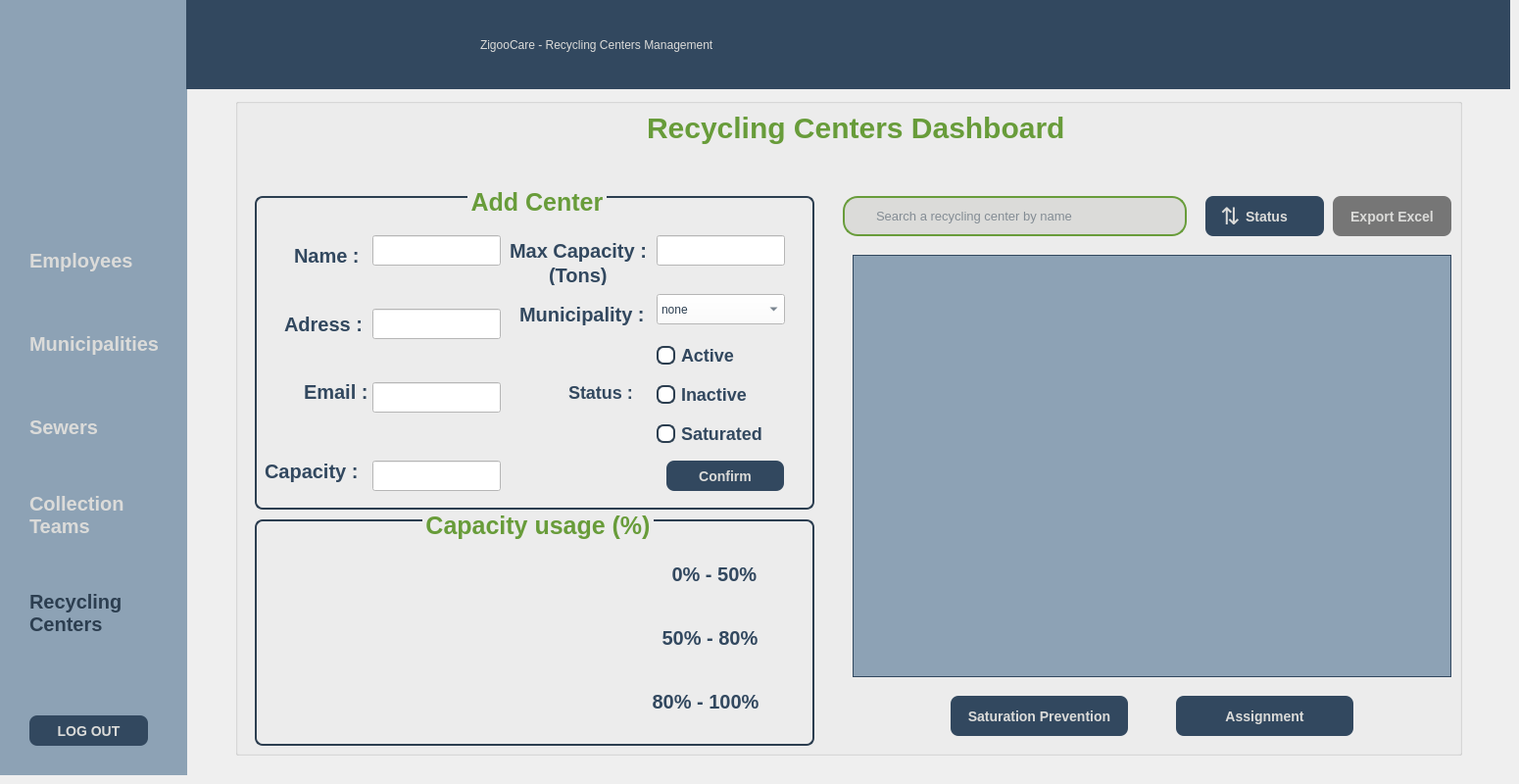
      <widget class="QWidget" name="page_1_r">
       <widget class="QWidget" name="widget_sidebar_r1" native="true">
        <property name="geometry">
         <rect>
          <x>0</x>
          <y>0</y>
          <width>191</width>
          <height>791</height>
         </rect>
        </property>
        <property name="styleSheet">
         <string notr="true">background-color: #8DA2B5;</string>
        </property>
        <widget class="QPushButton" name="pushButton_logout_r1">
         <property name="geometry">
          <rect>
           <x>30</x>
           <y>730</y>
           <width>121</width>
           <height>31</height>
          </rect>
         </property>
         <property name="styleSheet">
          <string notr="true">QPushButton {
	background-color: #32485F;
    color: #DBDBD9;
    font-size: 14px;
    font-weight: bold;
    border: none;
    border-radius: 8px;             
    padding: 8px 16px;
}

QPushButton:hover {
    
	background-color: rgb(163, 0, 3);
}

QPushButton:pressed {
    background-color: rgb(163, 0, 3);   
}

QPushButton:disabled {
    background-color: #BDBDBD;     
    color: #757575;
}
</string>
         </property>
         <property name="text">
          <string>LOG OUT</string>
         </property>
        </widget>
        <widget class="QLabel" name="label_image_r1">
         <property name="geometry">
          <rect>
           <x>20</x>
           <y>40</y>
           <width>151</width>
           <height>151</height>
          </rect>
         </property>
         <property name="text">
          <string/>
         </property>
         <property name="pixmap">
          <pixmap resource="resources.qrc">:/images/logo_untitled.png</pixmap>
         </property>
         <property name="scaledContents">
          <bool>true</bool>
         </property>
        </widget>
        <widget class="QPushButton" name="pushButton_employeem_r1">
         <property name="geometry">
          <rect>
           <x>30</x>
           <y>250</y>
           <width>111</width>
           <height>31</height>
          </rect>
         </property>
         <property name="styleSheet">
          <string notr="true">QPushButton {
    background-color: transparent;
    border: none;
    font-weight: bold;
    color: #DBDBD9;
	text-align:left;
	font-size:20px;
}

QPushButton:hover {
    color: #2c3e50;
}

</string>
         </property>
         <property name="text">
          <string>Employees</string>
         </property>
        </widget>
        <widget class="QPushButton" name="pushButton_municipalitiesm_r1">
         <property name="geometry">
          <rect>
           <x>30</x>
           <y>330</y>
           <width>141</width>
           <height>41</height>
          </rect>
         </property>
         <property name="styleSheet">
          <string notr="true">QPushButton {
    background-color: transparent;
    border: none;
    font-weight: bold;
    color: #DBDBD9;
	text-align:left;
	font-size:20px;
}

QPushButton:hover {
    color: #2c3e50;
}

</string>
         </property>
         <property name="text">
          <string>Municipalities  </string>
         </property>
        </widget>
        <widget class="QPushButton" name="pushButton_sewersm_r1">
         <property name="geometry">
          <rect>
           <x>30</x>
           <y>420</y>
           <width>81</width>
           <height>31</height>
          </rect>
         </property>
         <property name="styleSheet">
          <string notr="true">QPushButton {
    background-color: transparent;
    border: none;
    font-weight: bold;
    color: #DBDBD9;
	text-align:left;
	font-size:20px;
}

QPushButton:hover {
    color: #2c3e50;
}

</string>
         </property>
         <property name="text">
          <string>Sewers</string>
         </property>
        </widget>
        <widget class="QPushButton" name="pushButton_collectiontm_r1">
         <property name="geometry">
          <rect>
           <x>30</x>
           <y>500</y>
           <width>101</width>
           <height>51</height>
          </rect>
         </property>
         <property name="styleSheet">
          <string notr="true">QPushButton {
    background-color: transparent;
    border: none;
    font-weight: bold;
    color: #DBDBD9;
	text-align:left;
	font-size:20px;
}

QPushButton:hover {
    color: #2c3e50;
}

</string>
         </property>
         <property name="text">
          <string>Collection
Teams</string>
         </property>
        </widget>
        <widget class="QPushButton" name="pushButton_rcentersm_r1">
         <property name="geometry">
          <rect>
           <x>30</x>
           <y>600</y>
           <width>101</width>
           <height>51</height>
          </rect>
         </property>
         <property name="styleSheet">
          <string notr="true">QPushButton {
    background-color: transparent;
    border: none;
    font-weight: bold;
    color: #2c3e50;
	text-align:left;
	font-size:20px;
}</string>
         </property>
         <property name="text">
          <string>Recycling
Centers  </string>
         </property>
        </widget>
       </widget>
       <widget class="QWidget" name="widget_module_r1" native="true">
        <property name="geometry">
         <rect>
          <x>190</x>
          <y>0</y>
          <width>1351</width>
          <height>91</height>
         </rect>
        </property>
        <property name="styleSheet">
         <string notr="true">background-color: #32485F;</string>
        </property>
        <widget class="QLabel" name="label_module_r1">
         <property name="geometry">
          <rect>
           <x>300</x>
           <y>10</y>
           <width>931</width>
           <height>71</height>
          </rect>
         </property>
         <property name="styleSheet">
          <string notr="true">font: 700 25pt;
color: rgb(219, 219, 217);</string>
         </property>
         <property name="text">
          <string>ZigooCare - Recycling Centers Management</string>
         </property>
        </widget>
       </widget>
       <widget class="QGroupBox" name="groupBox_main_r1">
        <property name="geometry">
         <rect>
          <x>240</x>
          <y>100</y>
          <width>1252</width>
          <height>671</height>
         </rect>
        </property>
        <property name="styleSheet">
         <string notr="true">  background-color: #99DBDBD9;
QGroupBox {
    border: 2px solid ;
    border-radius: 8px;
    margin-top: 10px;
	border-color: #2c3e50;
}
</string>
        </property>
        <property name="title">
         <string/>
        </property>
        <widget class="QLabel" name="label_titre_r1">
         <property name="geometry">
          <rect>
           <x>420</x>
           <y>10</y>
           <width>431</width>
           <height>41</height>
          </rect>
         </property>
         <property name="styleSheet">
          <string notr="true">color: rgb(104, 156, 58);
font:bold;
font-size:30px;
background-color: transparent;</string>
         </property>
         <property name="text">
          <string>Recycling Centers Dashboard</string>
         </property>
        </widget>
        <widget class="QPushButton" name="pushButton_export_r1">
         <property name="geometry">
          <rect>
           <x>1120</x>
           <y>100</y>
           <width>121</width>
           <height>41</height>
          </rect>
         </property>
         <property name="styleSheet">
          <string notr="true">QPushButton {
    background-color: rgb(118, 118, 118);      
    color: #DBDBD9;
    font-size: 14px;
    font-weight: bold;
    border: none;
    border-radius: 8px;             
    padding: 8px 16px;
}

QPushButton:hover {
    
	background-color: rgb(53, 53, 53);
}

QPushButton:pressed {
    background-color: #2E7D32;      
}

QPushButton:disabled {
    background-color: #BDBDBD;      
    color: #757575;
}
</string>
         </property>
         <property name="text">
          <string>Export Excel</string>
         </property>
        </widget>
        <widget class="QLineEdit" name="lineEdit_search_r1">
         <property name="geometry">
          <rect>
           <x>620</x>
           <y>100</y>
           <width>351</width>
           <height>41</height>
          </rect>
         </property>
         <property name="styleSheet">
          <string notr="true">QLineEdit {
    border: 2px solid #689C3A;
    border-radius: 15px;
    padding: 6px 30px 6px 30px;       
    color: #2c3e50;
    font-size: 10pt;
    background-position: right center;
    background-repeat: no-repeat;
background-color: rgb(219, 219, 217);
}

QLineEdit::placeholder {
    color: #95a5a6;
    font-style: italic;
}
</string>
         </property>
         <property name="placeholderText">
          <string>Search a recycling center by name</string>
         </property>
        </widget>
        <widget class="QGroupBox" name="groupBox_addedit_r1">
         <property name="geometry">
          <rect>
           <x>20</x>
           <y>90</y>
           <width>571</width>
           <height>330</height>
          </rect>
         </property>
         <property name="styleSheet">
          <string notr="true">QGroupBox {
	background-color: transparent;
	color: rgb(104, 156, 58);
	font:bold;
	font-size:25px;
    border: 2px solid #2c3e50;
    border-radius: 8px;
    margin-top: 10px;
}</string>
         </property>
         <property name="title">
          <string>Add Center</string>
         </property>
         <property name="alignment">
          <set>Qt::AlignmentFlag::AlignCenter</set>
         </property>
         <widget class="QLabel" name="label_capacity_r1">
          <property name="geometry">
           <rect>
            <x>10</x>
            <y>270</y>
            <width>101</width>
            <height>41</height>
           </rect>
          </property>
          <property name="styleSheet">
           <string notr="true">color: #32485F;
font:bold;
font-size:20px;
background-color:transparent;</string>
          </property>
          <property name="text">
           <string>Capacity : </string>
          </property>
         </widget>
         <widget class="QLineEdit" name="lineEdit_name_r1">
          <property name="geometry">
           <rect>
            <x>120</x>
            <y>50</y>
            <width>131</width>
            <height>31</height>
           </rect>
          </property>
          <property name="styleSheet">
           <string notr="true">font-size:12px;
font-weight: normal;    
color: #2c3e50;
background-color: white;</string>
          </property>
         </widget>
         <widget class="QRadioButton" name="radioButton_saturated_r1">
          <property name="geometry">
           <rect>
            <x>410</x>
            <y>240</y>
            <width>111</width>
            <height>25</height>
           </rect>
          </property>
          <property name="styleSheet">
           <string notr="true">
QRadioButton {
    color:#32485F;
font:bold;
font-size:18px;
background-color:transparent;
}
QRadioButton::indicator {
    width: 15px;         
    height: 15px;
    border-radius: 7px;    
    border: 2px solid #2c3e50; 
    background-color: white;    
}

QRadioButton::indicator:checked {
    background-color: #2c3e50; 
}</string>
          </property>
          <property name="text">
           <string>Saturated</string>
          </property>
         </widget>
         <widget class="QLabel" name="label_status_r1">
          <property name="geometry">
           <rect>
            <x>320</x>
            <y>200</y>
            <width>81</width>
            <height>20</height>
           </rect>
          </property>
          <property name="styleSheet">
           <string notr="true">color: #32485F;
font:bold;
font-size:18px;
background-color:transparent;</string>
          </property>
          <property name="text">
           <string>Status : </string>
          </property>
         </widget>
         <widget class="QLabel" name="label_adress_r1">
          <property name="geometry">
           <rect>
            <x>30</x>
            <y>120</y>
            <width>81</width>
            <height>41</height>
           </rect>
          </property>
          <property name="styleSheet">
           <string notr="true">color: #32485F;
font:bold;
font-size:20px;
background-color:transparent;</string>
          </property>
          <property name="text">
           <string>Adress : </string>
          </property>
         </widget>
         <widget class="QLabel" name="label_maxc3_r1">
          <property name="geometry">
           <rect>
            <x>300</x>
            <y>80</y>
            <width>63</width>
            <height>21</height>
           </rect>
          </property>
          <property name="styleSheet">
           <string notr="true">color:#32485F;
font:bold;
font-size:20px;
background-color:transparent;</string>
          </property>
          <property name="text">
           <string>(Tons)</string>
          </property>
         </widget>
         <widget class="QLineEdit" name="lineEdit_adress_r1">
          <property name="geometry">
           <rect>
            <x>120</x>
            <y>125</y>
            <width>131</width>
            <height>31</height>
           </rect>
          </property>
          <property name="styleSheet">
           <string notr="true">font-size:12px;
font-weight: normal;    
color: #2c3e50;
background-color: white;</string>
          </property>
          <property name="text">
           <string/>
          </property>
         </widget>
         <widget class="QLineEdit" name="lineEdit_mawc_r1">
          <property name="geometry">
           <rect>
            <x>410</x>
            <y>50</y>
            <width>131</width>
            <height>31</height>
           </rect>
          </property>
          <property name="styleSheet">
           <string notr="true">font-size:12px;
font-weight: normal;    
color: #2c3e50;
background-color: white;</string>
          </property>
         </widget>
         <widget class="QLineEdit" name="lineEdit_email_r1">
          <property name="geometry">
           <rect>
            <x>120</x>
            <y>200</y>
            <width>131</width>
            <height>31</height>
           </rect>
          </property>
          <property name="styleSheet">
           <string notr="true">font-size:12px;
font-weight: normal;    
color: #2c3e50;
background-color: white;</string>
          </property>
          <property name="text">
           <string/>
          </property>
         </widget>
         <widget class="QLabel" name="label_name_r1">
          <property name="geometry">
           <rect>
            <x>40</x>
            <y>50</y>
            <width>81</width>
            <height>41</height>
           </rect>
          </property>
          <property name="styleSheet">
           <string notr="true">color: #32485F;
font:bold;
font-size:20px;
background-color:transparent;</string>
          </property>
          <property name="text">
           <string>Name : </string>
          </property>
         </widget>
         <widget class="QPushButton" name="pushButton_confirm_r1">
          <property name="geometry">
           <rect>
            <x>420</x>
            <y>280</y>
            <width>120</width>
            <height>31</height>
           </rect>
          </property>
          <property name="styleSheet">
           <string notr="true">QPushButton {
    background-color: #32485F;     
    color: #DBDBD9;
    font-size: 14px;
    font-weight: bold;
    border: none;
    border-radius: 8px;             
    padding: 8px 16px;
}

QPushButton:hover {
    background-color: #43A047;      /* vert plus foncé au survol */
}

QPushButton:pressed {
          /* vert foncé au clic */
	background-color: rgb(2, 111, 2);
}

QPushButton:disabled {
    background-color: #BDBDBD;      /* gris si désactivé */
    color: #757575;
}
</string>
          </property>
          <property name="text">
           <string>Confirm</string>
          </property>
         </widget>
         <widget class="QLineEdit" name="lineEdit_capacity_r1">
          <property name="geometry">
           <rect>
            <x>120</x>
            <y>280</y>
            <width>131</width>
            <height>31</height>
           </rect>
          </property>
          <property name="styleSheet">
           <string notr="true">font-size:12px;
font-weight: normal;    
color: #2c3e50;
background-color: white;</string>
          </property>
         </widget>
         <widget class="QLabel" name="label_maxc2_r1">
          <property name="geometry">
           <rect>
            <x>260</x>
            <y>50</y>
            <width>151</width>
            <height>31</height>
           </rect>
          </property>
          <property name="styleSheet">
           <string notr="true">color: #32485F;
font:bold;
font-size:20px;
background-color:transparent;</string>
          </property>
          <property name="text">
           <string>Max Capacity : </string>
          </property>
         </widget>
         <widget class="QLabel" name="label_email_r1">
          <property name="geometry">
           <rect>
            <x>50</x>
            <y>200</y>
            <width>81</width>
            <height>20</height>
           </rect>
          </property>
          <property name="styleSheet">
           <string notr="true">color: #32485F;
font:bold;
font-size:20px;
background-color:transparent;</string>
          </property>
          <property name="text">
           <string>Email : </string>
          </property>
         </widget>
         <widget class="QRadioButton" name="radioButton_inactive_r1">
          <property name="geometry">
           <rect>
            <x>410</x>
            <y>200</y>
            <width>111</width>
            <height>25</height>
           </rect>
          </property>
          <property name="styleSheet">
           <string notr="true">
QRadioButton {
    color:#32485F;
font:bold;
font-size:18px;
background-color:transparent;
}
QRadioButton::indicator {
    width: 15px;         
    height: 15px;
    border-radius: 7px;    
    border: 2px solid #2c3e50; 
    background-color: white;    
}

QRadioButton::indicator:checked {
    background-color: #2c3e50; 
}</string>
          </property>
          <property name="text">
           <string>Inactive</string>
          </property>
         </widget>
         <widget class="QRadioButton" name="radioButton_active_r1">
          <property name="geometry">
           <rect>
            <x>410</x>
            <y>160</y>
            <width>111</width>
            <height>25</height>
           </rect>
          </property>
          <property name="styleSheet">
           <string notr="true">
QRadioButton {
    color:#32485F;
font:bold;
font-size:18px;
background-color:transparent;
}
QRadioButton::indicator {
    width: 15px;         
    height: 15px;
    border-radius: 7px;    
    border: 2px solid #2c3e50; 
    background-color: white;    
}

QRadioButton::indicator:checked {
    background-color: #2c3e50; 
}</string>
          </property>
          <property name="text">
           <string>Active</string>
          </property>
         </widget>
         <widget class="QLabel" name="label_municipality_r1">
          <property name="geometry">
           <rect>
            <x>270</x>
            <y>110</y>
            <width>141</width>
            <height>41</height>
           </rect>
          </property>
          <property name="styleSheet">
           <string notr="true">color: #32485F;
font:bold;
font-size:20px;
background-color:transparent;</string>
          </property>
          <property name="text">
           <string>Municipality :</string>
          </property>
         </widget>
         <widget class="QComboBox" name="comboBox_municialityname_r1">
          <property name="geometry">
           <rect>
            <x>410</x>
            <y>110</y>
            <width>131</width>
            <height>31</height>
           </rect>
          </property>
          <property name="styleSheet">
           <string notr="true">font-size:12px;
font-weight: normal;    
color: #2c3e50;
background-color: white;</string>
          </property>
          <item>
           <property name="text">
            <string>none</string>
           </property>
          </item>
          <item>
           <property name="text">
            <string>1</string>
           </property>
          </item>
         </widget>
        </widget>
        <widget class="QPushButton" name="pushButton_saturation_r1">
         <property name="geometry">
          <rect>
           <x>730</x>
           <y>610</y>
           <width>181</width>
           <height>41</height>
          </rect>
         </property>
         <property name="styleSheet">
          <string notr="true">QPushButton {
    background-color: #32485F;     
    color: #DBDBD9;
    font-size: 14px;
    font-weight: bold;
    border: none;
    border-radius: 8px;             
    padding: 8px 16px;
}

QPushButton:hover {
    background-color: #018ADA;
}

QPushButton:pressed {
	background-color: #2c3e50;
}

QPushButton:disabled {
    background-color: #BDBDBD;
    color: #757575;
}
</string>
         </property>
         <property name="text">
          <string>Saturation Prevention</string>
         </property>
        </widget>
        <widget class="QPushButton" name="pushButton_emails_r1">
         <property name="geometry">
          <rect>
           <x>960</x>
           <y>610</y>
           <width>181</width>
           <height>41</height>
          </rect>
         </property>
         <property name="styleSheet">
          <string notr="true">QPushButton {
    background-color: #32485F;     
    color: #DBDBD9;
    font-size: 14px;
    font-weight: bold;
    border: none;
    border-radius: 8px;             
    padding: 8px 16px;
}

QPushButton:hover {
    background-color: #018ADA;
}

QPushButton:pressed {
	background-color: #2c3e50;
}

QPushButton:disabled {
    background-color: #BDBDBD;
    color: #757575;
}
</string>
         </property>
         <property name="text">
          <string>Assignment</string>
         </property>
        </widget>
        <widget class="QPushButton" name="pushButton_tristatus_r1">
         <property name="geometry">
          <rect>
           <x>990</x>
           <y>100</y>
           <width>121</width>
           <height>41</height>
          </rect>
         </property>
         <property name="styleSheet">
          <string notr="true">QPushButton {
    background-color: #32485F;      
    color: #DBDBD9;
    font-size: 14px;
    font-weight: bold;
    border: none;
    border-radius: 8px;             
    padding: 8px 16px;
}

QPushButton:hover {
    
	background-color: #7F95A8;
}

QPushButton:pressed {
    background-color: #8DA2B5;      
}

QPushButton:disabled {
    background-color: #BDBDBD;      
    color: #757575;
}
</string>
         </property>
         <property name="text">
          <string> Status</string>
         </property>
        </widget>
        <widget class="QLabel" name="label_sorticone_r1">
         <property name="geometry">
          <rect>
           <x>1005</x>
           <y>110</y>
           <width>21</width>
           <height>20</height>
          </rect>
         </property>
         <property name="styleSheet">
          <string notr="true">font-size:24px;
background:transparent;
color:#DBDBD9;</string>
         </property>
         <property name="text">
          <string>⇅</string>
         </property>
        </widget>
        <widget class="QTableView" name="tableView_r1">
         <property name="geometry">
          <rect>
           <x>630</x>
           <y>160</y>
           <width>611</width>
           <height>431</height>
          </rect>
         </property>
         <property name="styleSheet">
          <string notr="true">QTableView {
    background-color: #8DA2B5;
	alternate-background-color: #7F95A8;
    gridline-color: #32485F;
    border: 1px solid #32485F;
    color: #32485F;
    selection-background-color: #018ADA;
    selection-color: white;
}

QTableView::item {
    padding: 6px;
    border: none;
}

QTableView::item:hover {
    background-color: rgba(1, 138, 218, 0.15);
}

QTableView::item:selected {
    background-color: #018ADA;
    color: white;
}

QHeaderView::section {
    background-color: #32485F;
    color: white;
    padding: 6px;
    border: 1px solid #32485F;
    font-weight: bold;
}

QHeaderView::section:checked {
    background-color: #018ADA;
}

QScrollBar:vertical {
    background: #8DA2B5;
    width: 10px;
}

QScrollBar::handle:vertical {
    background: #32485F;
    border-radius: 4px;
}

QScrollBar::handle:vertical:hover {
    background: #018ADA;
} 
QScrollBar::handle:horizental {
    background: #32485F;
    border-radius: 4px;
}

QScrollBar::handle:horizental:hover {
    background: #018ADA;
} 
</string>
         </property>
         <property name="selectionMode">
          <enum>QAbstractItemView::SelectionMode::SingleSelection</enum>
         </property>
         <property name="selectionBehavior">
          <enum>QAbstractItemView::SelectionBehavior::SelectRows</enum>
         </property>
        </widget>
        <widget class="QPushButton" name="pushButton_deselect_r1">
         <property name="geometry">
          <rect>
           <x>632</x>
           <y>165</y>
           <width>28</width>
           <height>28</height>
          </rect>
         </property>
         <property name="styleSheet">
          <string notr="true">QPushButton {
	background-color: #32485F;
	background-color: transparent;
    color: #DBDBD9;
    font-size: 25px;
    font-weight: bold;
    border: none;
    border-radius: 8px;             
    padding: 8px 16px;
}

QPushButton:hover {
    
	background-color: rgb(104, 156, 58);
}

QPushButton:pressed {
    background-color: rgb(104, 170, 58); 
}

QPushButton:disabled {
    background-color: #BDBDBD;     
    color: #757575;
}
</string>
         </property>
         <property name="text">
          <string/>
         </property>
         <property name="icon">
          <iconset theme="QIcon::ThemeIcon::ViewRestore"/>
         </property>
        </widget>
        <widget class="QGroupBox" name="groupBox_stats_r1">
         <property name="geometry">
          <rect>
           <x>20</x>
           <y>420</y>
           <width>571</width>
           <height>241</height>
          </rect>
         </property>
         <property name="styleSheet">
          <string notr="true">QGroupBox {
	background-color: transparent;
	color: rgb(104, 156, 58);
	font:bold;
	font-size:25px;
    border: 2px solid #2c3e50;
    border-radius: 8px;
    margin-top: 10px;
}</string>
         </property>
         <property name="title">
          <string>Capacity usage (%)</string>
         </property>
         <property name="alignment">
          <set>Qt::AlignmentFlag::AlignCenter</set>
         </property>
         <widget class="QLabel" name="label_pourcentage5080_r1">
          <property name="geometry">
           <rect>
            <x>410</x>
            <y>110</y>
            <width>151</width>
            <height>41</height>
           </rect>
          </property>
          <property name="styleSheet">
           <string notr="true">color: #32485F;
font:bold;
font-size:20px;
background-color:transparent;</string>
          </property>
          <property name="text">
           <string> 50% - 80% </string>
          </property>
         </widget>
         <widget class="QLabel" name="label_pourcentage80100_r1">
          <property name="geometry">
           <rect>
            <x>400</x>
            <y>180</y>
            <width>151</width>
            <height>31</height>
           </rect>
          </property>
          <property name="styleSheet">
           <string notr="true">color: #32485F;
font:bold;
font-size:20px;
background-color:transparent;</string>
          </property>
          <property name="text">
           <string> 80% - 100% </string>
          </property>
         </widget>
         <widget class="QLabel" name="label_rondstatistic_r1">
          <property name="geometry">
           <rect>
            <x>-30</x>
            <y>0</y>
            <width>411</width>
            <height>271</height>
           </rect>
          </property>
          <property name="styleSheet">
           <string notr="true">background-color: transparent;</string>
          </property>
          <property name="text">
           <string/>
          </property>
         </widget>
         <widget class="QLabel" name="label_coucentage050_r1">
          <property name="geometry">
           <rect>
            <x>420</x>
            <y>50</y>
            <width>131</width>
            <height>31</height>
           </rect>
          </property>
          <property name="styleSheet">
           <string notr="true">color: #32485F;
font:bold;
font-size:20px;
background-color:transparent;</string>
          </property>
          <property name="text">
           <string> 0% - 50% </string>
          </property>
         </widget>
         <widget class="QLabel" name="label_rond_vert_r1">
          <property name="geometry">
           <rect>
            <x>370</x>
            <y>50</y>
            <width>21</width>
            <height>31</height>
           </rect>
          </property>
          <property name="styleSheet">
           <string notr="true">background-color: transparent;</string>
          </property>
          <property name="text">
           <string/>
          </property>
          <property name="pixmap">
           <pixmap resource="resources.qrc">:/images/boule verte_r.png</pixmap>
          </property>
         </widget>
         <widget class="QLabel" name="label_rond_gris_r1">
          <property name="geometry">
           <rect>
            <x>370</x>
            <y>115</y>
            <width>21</width>
            <height>31</height>
           </rect>
          </property>
          <property name="styleSheet">
           <string notr="true">background-color: transparent;</string>
          </property>
          <property name="text">
           <string/>
          </property>
          <property name="pixmap">
           <pixmap resource="resources.qrc">:/images/boule gris_r.png</pixmap>
          </property>
         </widget>
         <widget class="QLabel" name="label_rond_bleu_r1">
          <property name="geometry">
           <rect>
            <x>370</x>
            <y>180</y>
            <width>21</width>
            <height>31</height>
           </rect>
          </property>
          <property name="styleSheet">
           <string notr="true">background-color: transparent;</string>
          </property>
          <property name="text">
           <string/>
          </property>
          <property name="pixmap">
           <pixmap resource="resources.qrc">:/images/boule bleu_r.png</pixmap>
          </property>
         </widget>
        </widget>
       </widget>
      </widget>
